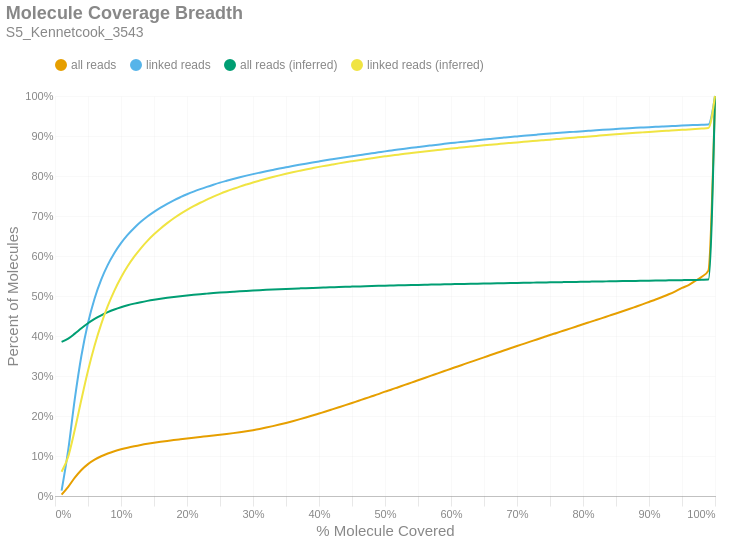

Source (notebook cell):
### Markdown cell above
### Molecule Read Coverage
This chart shows molecule coverage breadth as computed by the number of bases aligned to that molecule. In other words, "*how much of each unique long molecule is actually sequenced/aligned?*" Keep in mind there is a distinction between sequences and alignments, since some sequences belonging to a particular molecule may not align well and wouldn't appear in the alignment data. This chart also shows molecule coverage breadth as computed by the *inferred fragment* from which the aligned sequences originate. Unlike read coverage, this calculation takes into account the total insert size, including unsequenced gaps between the forward and reverse reads. Like the previous figures, these are cumulative percents.

### Code cell
if SKIPLR:
    print_html(f"Skipped")
else:
    binned_df = consolidated_hist(valids['coverage_bp'], mask, 0.01, True)
    binned_df_inf = consolidated_hist(valids['coverage_inserts'], mask, 0.01, True)
    binned_df = binned_df.with_columns(pl.lit(binned_df_inf['all reads (cumsum)']).alias('all reads (inferred)'))
    binned_df = binned_df.with_columns(pl.lit(binned_df_inf['linked reads (cumsum)']).alias('linked reads (inferred)'))
    binned_df = binned_df.with_columns(
        (pl.col('bin').cast(pl.Float64) + 0.01).alias('right_edge')
    )

    with SafeRender(binned_df):
        (
            density_plot(binned_df, 'Molecule Coverage Breadth', samplename, 'molcov', ['all reads (inferred)','linked reads (inferred)'])
            .encode(
                #x=alt.X('bin:Q', title="% Molecule Covered").axis(format = '%').scale(padding=0),
                x=alt.X('right_edge:Q', title="% Molecule Covered").axis(format='%').scale(padding=0),
                y=alt.Y('value:Q', title='Percent of Molecules')
                    .axis(format='%')
                    .stack(False)
                    .scale(domainMin=0, padding=0),
                color=alt.Color("key:N").scale(domain = ["all reads", "linked reads", "all reads (inferred)", "linked reads (inferred)"]),
                tooltip = [
                    alt.Tooltip("key:N", title = "Data Type"),
                    alt.Tooltip("range_label:N", title="% Molecule Covered"),
                    alt.Tooltip("value:Q", format = ".2%", title="% Molecules")
                ]
            )
        ).display()

### Figure 1 — Vega-Lite specification as saved in the notebook (floating-point values rounded to 4 significant figures)
{"width": "container", "height": 400, "config": {"title": {"anchor": "start", "dy": -15, "fontSize": 18, "color": "#888888", "subtitleColor": "#888888", "subtitleFontSize": 14}, "arc": {"fill": "#0072B2"}, "axis": {"domainColor": "#888888", "domainWidth": 0.5, "gridWidth": 0.2, "grid": false, "titleFontWeight": 400, "titleFontSize": 15, "labelFontSize": 11, "labelColor": "#888888", "tickColor": "#888888", "tickWidth": 0.2, "titleColor": "#888888"}, "axisBand": {"grid": false}, "axisX": {"grid": true, "tickSize": 10, "domainCap": "round"}, "axisY": {"domain": false, "grid": true, "tickSize": 0, "domainCap": "round"}, "background": "transparent", "header": {"labelFontSize": 15, "labelColor": "#888888", "titleFontSize": 15, "titleFontWeight": 600, "titleColor": "#888888"}, "legend": {"labelFont": "sans-serif", "labelFontSize": 12, "labelColor": "#888888", "symbolSize": 100, "symbolType": "circle", "titleFontSize": 12, "titlePadding": 10, "titleColor": "#888888", "title": null, "orient": "top"}, "range": {"category": ["#E69F00", "#56B4E9", "#009E73", "#F0E442", "#0072B2", "#D55E00", "#CC79A7", "#000000"], "diverging": ["#cfe8f3", "#a2d4ec", "#73bfe2", "#46abdb", "#1696d2", "#12719e"]}, "area": {"fill": "#0072B2", "fillOpacity": 0.7, "line": true, "strokeOpacity": 0.7}, "line": {"color": "#0072B2", "stroke": "#0072B2", "strokeWidth": 2}, "trail": {"color": "#0072B2", "stroke": "#0072B2", "strokeWidth": 0, "size": 1}, "point": {"filled": true, "fillOpacity": 1.0, "size": 95}, "text": {"color": "#888888", "fontSize": 11, "align": "right", "fontWeight": 400, "size": 11}, "bar": {"fill": "#0072B2", "stroke": null}, "view": {"stroke": null, "continuousWidth": 660, "continuousHeight": 400}}, "data": {"name": "data-d6e96ca3dad191a6af550dc8977f762a"}, "mark": {"type": "line", "interpolate": "monotone", "point": {"opacity": 0, "size": 275}}, "encoding": {"color": {"field": "key", "scale": {"domain": ["all reads", "linked reads", "all reads (inferred)", "linked reads (inferred)"]}, "type": "nominal"}, "tooltip": [{"field": "key", "title": "Data Type", "type": "nominal"}, {"field": "range_label", "title": "% Molecule Covered", "type": "nominal"}, {"field": "value", "format": ".2%", "title": "% Molecules", "type": "quantitative"}], "x": {"axis": {"format": "%"}, "field": "right_edge", "scale": {"padding": 0}, "title": "% Molecule Covered", "type": "quantitative"}, "y": {"axis": {"format": "%"}, "field": "value", "scale": {"domainMin": 0, "padding": 0}, "stack": false, "title": "Percent of Molecules", "type": "quantitative"}}, "params": [{"name": "param_c36ac31b6afebe62", "select": {"type": "point", "fields": ["key"]}, "bind": "legend"}], "title": {"text": "Molecule Coverage Breadth", "subtitle": "S5_Kennetcook_3543"}, "transform": [{"fold": ["all reads (cumsum)", "linked reads (cumsum)", "all reads (inferred)", "linked reads (inferred)"]}, {"calculate": "replace(datum.key, ' (cumsum)', '')", "as": "key"}, {"filter": {"param": "param_c36ac31b6afebe62"}}], "usermeta": {"embedOptions": {"downloadFileName": "S5_Kennetcook_3543.molcov"}}, "$schema": "https://vega.github.io/schema/vega-lite/v6.1.0.json", "datasets": {"data-d6e96ca3dad191a6af550dc8977f762a": [{"bin": "0.0", "interval": "0.0-0.01", "all reads": 0.003591, "linked reads": 0.01337, "all reads (cumsum)": 0.003591, "linked reads (cumsum)": 0.01337, "range_label": "0.0-0.01", "all reads (inferred)": 0.3852, "linked reads (inferred)": 0.0604, "right_edge": 0.01}, {"bin": "0.01", "interval": "0.01-0.02", "all reads": 0.01937, "linked reads": 0.1011, "all reads (cumsum)": 0.02296, "linked reads (cumsum)": 0.1145, "range_label": "0.01-0.02", "all reads (inferred)": 0.3934, "linked reads (inferred)": 0.09848, "right_edge": 0.02}, {"bin": "0.02", "interval": "0.02-0.03", "all reads": 0.02298, "linked reads": 0.1283, "all reads (cumsum)": 0.04594, "linked reads (cumsum)": 0.2428, "range_label": "0.02-0.03", "all reads (inferred)": 0.4059, "linked reads (inferred)": 0.1657, "right_edge": 0.03}, {"bin": "0.03", "interval": "0.03-0.04", "all reads": 0.01919, "linked reads": 0.1079, "all reads (cumsum)": 0.06512, "linked reads (cumsum)": 0.3507, "range_label": "0.03-0.04", "all reads (inferred)": 0.4193, "linked reads (inferred)": 0.2413, "right_edge": 0.04}, {"bin": "0.04", "interval": "0.04-0.05", "all reads": 0.01462, "linked reads": 0.08178, "all reads (cumsum)": 0.07974, "linked reads (cumsum)": 0.4325, "range_label": "0.04-0.05", "all reads (inferred)": 0.4318, "linked reads (inferred)": 0.3132, "right_edge": 0.05}, {"bin": "0.05", "interval": "0.05-0.06", "all reads": 0.01111, "linked reads": 0.06139, "all reads (cumsum)": 0.09085, "linked reads (cumsum)": 0.4939, "range_label": "0.05-0.06", "all reads (inferred)": 0.4426, "linked reads (inferred)": 0.3763, "right_edge": 0.06}, {"bin": "0.06", "interval": "0.06-0.07", "all reads": 0.008598, "linked reads": 0.04701, "all reads (cumsum)": 0.09945, "linked reads (cumsum)": 0.5409, "range_label": "0.06-0.07", "all reads (inferred)": 0.4518, "linked reads (inferred)": 0.4298, "right_edge": 0.07}, {"bin": "0.07", "interval": "0.07-0.08", "all reads": 0.006871, "linked reads": 0.03692, "all reads (cumsum)": 0.1063, "linked reads (cumsum)": 0.5778, "range_label": "0.07-0.08", "all reads (inferred)": 0.4596, "linked reads (inferred)": 0.4751, "right_edge": 0.08}, {"bin": "0.08", "interval": "0.08-0.09", "all reads": 0.005654, "linked reads": 0.02973, "all reads (cumsum)": 0.112, "linked reads (cumsum)": 0.6075, "range_label": "0.08-0.09", "all reads (inferred)": 0.4662, "linked reads (inferred)": 0.5135, "right_edge": 0.09}, {"bin": "0.09", "interval": "0.09-0.1", "all reads": 0.004766, "linked reads": 0.02458, "all reads (cumsum)": 0.1167, "linked reads (cumsum)": 0.6321, "range_label": "0.09-0.1", "all reads (inferred)": 0.4719, "linked reads (inferred)": 0.5463, "right_edge": 0.1}, {"bin": "0.1", "interval": "0.1-0.11", "all reads": 0.004107, "linked reads": 0.02057, "all reads (cumsum)": 0.1208, "linked reads (cumsum)": 0.6527, "range_label": "0.1-0.11", "all reads (inferred)": 0.4767, "linked reads (inferred)": 0.5742, "right_edge": 0.11}, {"bin": "0.11", "interval": "0.11-0.12", "all reads": 0.003558, "linked reads": 0.01731, "all reads (cumsum)": 0.1244, "linked reads (cumsum)": 0.67, "range_label": "0.11-0.12", "all reads (inferred)": 0.4809, "linked reads (inferred)": 0.5982, "right_edge": 0.12}, {"bin": "0.12", "interval": "0.12-0.13", "all reads": 0.003213, "linked reads": 0.01536, "all reads (cumsum)": 0.1276, "linked reads (cumsum)": 0.6853, "range_label": "0.12-0.13", "all reads (inferred)": 0.4845, "linked reads (inferred)": 0.6193, "right_edge": 0.13}, {"bin": "0.13", "interval": "0.13-0.14", "all reads": 0.002883, "linked reads": 0.01339, "all reads (cumsum)": 0.1305, "linked reads (cumsum)": 0.6987, "range_label": "0.13-0.14", "all reads (inferred)": 0.4878, "linked reads (inferred)": 0.638, "right_edge": 0.14}, {"bin": "0.14", "interval": "0.14-0.15", "all reads": 0.002581, "linked reads": 0.01163, "all reads (cumsum)": 0.1331, "linked reads (cumsum)": 0.7104, "range_label": "0.14-0.15", "all reads (inferred)": 0.4907, "linked reads (inferred)": 0.6543, "right_edge": 0.15}, {"bin": "0.15", "interval": "0.15-0.16", "all reads": 0.002413, "linked reads": 0.01067, "all reads (cumsum)": 0.1355, "linked reads (cumsum)": 0.721, "range_label": "0.15-0.16", "all reads (inferred)": 0.4932, "linked reads (inferred)": 0.6689, "right_edge": 0.16}, {"bin": "0.16", "interval": "0.16-0.17", "all reads": 0.002251, "linked reads": 0.009583, "all reads (cumsum)": 0.1377, "linked reads (cumsum)": 0.7306, "range_label": "0.16-0.17", "all reads (inferred)": 0.4955, "linked reads (inferred)": 0.6821, "right_edge": 0.17}, {"bin": "0.17", "interval": "0.17-0.18", "all reads": 0.002132, "linked reads": 0.008685, "all reads (cumsum)": 0.1399, "linked reads (cumsum)": 0.7393, "range_label": "0.17-0.18", "all reads (inferred)": 0.4977, "linked reads (inferred)": 0.6943, "right_edge": 0.18}, {"bin": "0.18", "interval": "0.18-0.19", "all reads": 0.002006, "linked reads": 0.007755, "all reads (cumsum)": 0.1419, "linked reads (cumsum)": 0.7471, "range_label": "0.18-0.19", "all reads (inferred)": 0.4996, "linked reads (inferred)": 0.7054, "right_edge": 0.19}, {"bin": "0.19", "interval": "0.19-0.2", "all reads": 0.001971, "linked reads": 0.0073, "all reads (cumsum)": 0.1439, "linked reads (cumsum)": 0.7544, "range_label": "0.19-0.2", "all reads (inferred)": 0.5014, "linked reads (inferred)": 0.7153, "right_edge": 0.2}, {"bin": "0.2", "interval": "0.2-0.21", "all reads": 0.001919, "linked reads": 0.006674, "all reads (cumsum)": 0.1458, "linked reads (cumsum)": 0.761, "range_label": "0.2-0.21", "all reads (inferred)": 0.503, "linked reads (inferred)": 0.7246, "right_edge": 0.21}, {"bin": "0.21", "interval": "0.21-0.22", "all reads": 0.001871, "linked reads": 0.006124, "all reads (cumsum)": 0.1476, "linked reads (cumsum)": 0.7672, "range_label": "0.21-0.22", "all reads (inferred)": 0.5046, "linked reads (inferred)": 0.7332, "right_edge": 0.22}, {"bin": "0.22", "interval": "0.22-0.23", "all reads": 0.00185, "linked reads": 0.005753, "all reads (cumsum)": 0.1495, "linked reads (cumsum)": 0.7729, "range_label": "0.22-0.23", "all reads (inferred)": 0.5059, "linked reads (inferred)": 0.741, "right_edge": 0.23}, {"bin": "0.23", "interval": "0.23-0.24", "all reads": 0.001869, "linked reads": 0.005398, "all reads (cumsum)": 0.1514, "linked reads (cumsum)": 0.7783, "range_label": "0.23-0.24", "all reads (inferred)": 0.5073, "linked reads (inferred)": 0.7486, "right_edge": 0.24}, {"bin": "0.24", "interval": "0.24-0.25", "all reads": 0.001904, "linked reads": 0.005121, "all reads (cumsum)": 0.1533, "linked reads (cumsum)": 0.7834, "range_label": "0.24-0.25", "all reads (inferred)": 0.5085, "linked reads (inferred)": 0.7554, "right_edge": 0.25}, {"bin": "0.25", "interval": "0.25-0.26", "all reads": 0.001903, "linked reads": 0.004651, "all reads (cumsum)": 0.1552, "linked reads (cumsum)": 0.7881, "range_label": "0.25-0.26", "all reads (inferred)": 0.5097, "linked reads (inferred)": 0.7617, "right_edge": 0.26}, {"bin": "0.26", "interval": "0.26-0.27", "all reads": 0.002023, "linked reads": 0.004506, "all reads (cumsum)": 0.1572, "linked reads (cumsum)": 0.7926, "range_label": "0.26-0.27", "all reads (inferred)": 0.5107, "linked reads (inferred)": 0.7677, "right_edge": 0.27}, {"bin": "0.27", "interval": "0.27-0.28", "all reads": 0.002171, "linked reads": 0.00424, "all reads (cumsum)": 0.1594, "linked reads (cumsum)": 0.7968, "range_label": "0.27-0.28", "all reads (inferred)": 0.5118, "linked reads (inferred)": 0.7735, "right_edge": 0.28}, {"bin": "0.28", "interval": "0.28-0.29", "all reads": 0.002465, "linked reads": 0.004078, "all reads (cumsum)": 0.1618, "linked reads (cumsum)": 0.8009, "range_label": "0.28-0.29", "all reads (inferred)": 0.5127, "linked reads (inferred)": 0.7788, "right_edge": 0.29}, {"bin": "0.29", "interval": "0.29-0.3", "all reads": 0.002785, "linked reads": 0.003839, "all reads (cumsum)": 0.1646, "linked reads (cumsum)": 0.8047, "range_label": "0.29-0.3", "all reads (inferred)": 0.5136, "linked reads (inferred)": 0.7839, "right_edge": 0.3}, {"bin": "0.3", "interval": "0.3-0.31", "all reads": 0.003038, "linked reads": 0.003606, "all reads (cumsum)": 0.1677, "linked reads (cumsum)": 0.8083, "range_label": "0.3-0.31", "all reads (inferred)": 0.5145, "linked reads (inferred)": 0.7886, "right_edge": 0.31}, {"bin": "0.31", "interval": "0.31-0.32", "all reads": 0.003366, "linked reads": 0.003522, "all reads (cumsum)": 0.171, "linked reads (cumsum)": 0.8119, "range_label": "0.31-0.32", "all reads (inferred)": 0.5153, "linked reads (inferred)": 0.7931, "right_edge": 0.32}, {"bin": "0.32", "interval": "0.32-0.33", "all reads": 0.00368, "linked reads": 0.003376, "all reads (cumsum)": 0.1747, "linked reads (cumsum)": 0.8152, "range_label": "0.32-0.33", "all reads (inferred)": 0.5161, "linked reads (inferred)": 0.7975, "right_edge": 0.33}, {"bin": "0.33", "interval": "0.33-0.34", "all reads": 0.003887, "linked reads": 0.003347, "all reads (cumsum)": 0.1786, "linked reads (cumsum)": 0.8186, "range_label": "0.33-0.34", "all reads (inferred)": 0.5169, "linked reads (inferred)": 0.8016, "right_edge": 0.34}, {"bin": "0.34", "interval": "0.34-0.35", "all reads": 0.004133, "linked reads": 0.003142, "all reads (cumsum)": 0.1827, "linked reads (cumsum)": 0.8217, "range_label": "0.34-0.35", "all reads (inferred)": 0.5176, "linked reads (inferred)": 0.8055, "right_edge": 0.35}, {"bin": "0.35", "interval": "0.35-0.36", "all reads": 0.004364, "linked reads": 0.003136, "all reads (cumsum)": 0.1871, "linked reads (cumsum)": 0.8249, "range_label": "0.35-0.36", "all reads (inferred)": 0.5183, "linked reads (inferred)": 0.8092, "right_edge": 0.36}, {"bin": "0.36", "interval": "0.36-0.37", "all reads": 0.004537, "linked reads": 0.003038, "all reads (cumsum)": 0.1916, "linked reads (cumsum)": 0.8279, "range_label": "0.36-0.37", "all reads (inferred)": 0.5189, "linked reads (inferred)": 0.8128, "right_edge": 0.37}, {"bin": "0.37", "interval": "0.37-0.38", "all reads": 0.004701, "linked reads": 0.002939, "all reads (cumsum)": 0.1963, "linked reads (cumsum)": 0.8308, "range_label": "0.37-0.38", "all reads (inferred)": 0.5196, "linked reads (inferred)": 0.8163, "right_edge": 0.38}, {"bin": "0.38", "interval": "0.38-0.39", "all reads": 0.004823, "linked reads": 0.002864, "all reads (cumsum)": 0.2011, "linked reads (cumsum)": 0.8337, "range_label": "0.38-0.39", "all reads (inferred)": 0.5202, "linked reads (inferred)": 0.8196, "right_edge": 0.39}, {"bin": "0.39", "interval": "0.39-0.4", "all reads": 0.005041, "linked reads": 0.002766, "all reads (cumsum)": 0.2062, "linked reads (cumsum)": 0.8365, "range_label": "0.39-0.4", "all reads (inferred)": 0.5208, "linked reads (inferred)": 0.8228, "right_edge": 0.4}, {"bin": "0.4", "interval": "0.4-0.41", "all reads": 0.005037, "linked reads": 0.002717, "all reads (cumsum)": 0.2112, "linked reads (cumsum)": 0.8392, "range_label": "0.4-0.41", "all reads (inferred)": 0.5213, "linked reads (inferred)": 0.8257, "right_edge": 0.41}, {"bin": "0.41", "interval": "0.41-0.42", "all reads": 0.005236, "linked reads": 0.002593, "all reads (cumsum)": 0.2165, "linked reads (cumsum)": 0.8418, "range_label": "0.41-0.42", "all reads (inferred)": 0.5219, "linked reads (inferred)": 0.8287, "right_edge": 0.42}, {"bin": "0.42", "interval": "0.42-0.43", "all reads": 0.005298, "linked reads": 0.002584, "all reads (cumsum)": 0.2218, "linked reads (cumsum)": 0.8444, "range_label": "0.42-0.43", "all reads (inferred)": 0.5224, "linked reads (inferred)": 0.8316, "right_edge": 0.43}, {"bin": "0.43", "interval": "0.43-0.44", "all reads": 0.005348, "linked reads": 0.002545, "all reads (cumsum)": 0.2271, "linked reads (cumsum)": 0.8469, "range_label": "0.43-0.44", "all reads (inferred)": 0.523, "linked reads (inferred)": 0.8344, "right_edge": 0.44}, {"bin": "0.44", "interval": "0.44-0.45", "all reads": 0.005487, "linked reads": 0.002523, "all reads (cumsum)": 0.2326, "linked reads (cumsum)": 0.8494, "range_label": "0.44-0.45", "all reads (inferred)": 0.5234, "linked reads (inferred)": 0.837, "right_edge": 0.45}, {"bin": "0.45", "interval": "0.45-0.46", "all reads": 0.005516, "linked reads": 0.002503, "all reads (cumsum)": 0.2381, "linked reads (cumsum)": 0.8519, "range_label": "0.45-0.46", "all reads (inferred)": 0.5239, "linked reads (inferred)": 0.8396, "right_edge": 0.46}, {"bin": "0.46", "interval": "0.46-0.47", "all reads": 0.005492, "linked reads": 0.00236, "all reads (cumsum)": 0.2436, "linked reads (cumsum)": 0.8543, "range_label": "0.46-0.47", "all reads (inferred)": 0.5244, "linked reads (inferred)": 0.8421, "right_edge": 0.47}, {"bin": "0.47", "interval": "0.47-0.48", "all reads": 0.005626, "linked reads": 0.002414, "all reads (cumsum)": 0.2492, "linked reads (cumsum)": 0.8567, "range_label": "0.47-0.48", "all reads (inferred)": 0.5249, "linked reads (inferred)": 0.8445, "right_edge": 0.48}, {"bin": "0.48", "interval": "0.48-0.49", "all reads": 0.005542, "linked reads": 0.002393, "all reads (cumsum)": 0.2548, "linked reads (cumsum)": 0.8591, "range_label": "0.48-0.49", "all reads (inferred)": 0.5253, "linked reads (inferred)": 0.8469, "right_edge": 0.49}, {"bin": "0.49", "interval": "0.49-0.5", "all reads": 0.006133, "linked reads": 0.002442, "all reads (cumsum)": 0.2609, "linked reads (cumsum)": 0.8615, "range_label": "0.49-0.5", "all reads (inferred)": 0.5258, "linked reads (inferred)": 0.8491, "right_edge": 0.5}, {"bin": "0.5", "interval": "0.5-0.51", "all reads": 0.005282, "linked reads": 0.002246, "all reads (cumsum)": 0.2662, "linked reads (cumsum)": 0.8638, "range_label": "0.5-0.51", "all reads (inferred)": 0.5262, "linked reads (inferred)": 0.8513, "right_edge": 0.51}, {"bin": "0.51", "interval": "0.51-0.52", "all reads": 0.005864, "linked reads": 0.002294, "all reads (cumsum)": 0.272, "linked reads (cumsum)": 0.8661, "range_label": "0.51-0.52", "all reads (inferred)": 0.5266, "linked reads (inferred)": 0.8534, "right_edge": 0.52}, {"bin": "0.52", "interval": "0.52-0.53", "all reads": 0.005675, "linked reads": 0.002157, "all reads (cumsum)": 0.2777, "linked reads (cumsum)": 0.8682, "range_label": "0.52-0.53", "all reads (inferred)": 0.527, "linked reads (inferred)": 0.8556, "right_edge": 0.53}, {"bin": "0.53", "interval": "0.53-0.54", "all reads": 0.005835, "linked reads": 0.002142, "all reads (cumsum)": 0.2836, "linked reads (cumsum)": 0.8704, "range_label": "0.53-0.54", "all reads (inferred)": 0.5274, "linked reads (inferred)": 0.8576, "right_edge": 0.54}, {"bin": "0.54", "interval": "0.54-0.55", "all reads": 0.005708, "linked reads": 0.002064, "all reads (cumsum)": 0.2893, "linked reads (cumsum)": 0.8725, "range_label": "0.54-0.55", "all reads (inferred)": 0.5278, "linked reads (inferred)": 0.8595, "right_edge": 0.55}, {"bin": "0.55", "interval": "0.55-0.56", "all reads": 0.005845, "linked reads": 0.002038, "all reads (cumsum)": 0.2951, "linked reads (cumsum)": 0.8745, "range_label": "0.55-0.56", "all reads (inferred)": 0.5281, "linked reads (inferred)": 0.8614, "right_edge": 0.56}, {"bin": "0.56", "interval": "0.56-0.57", "all reads": 0.005781, "linked reads": 0.001968, "all reads (cumsum)": 0.3009, "linked reads (cumsum)": 0.8765, "range_label": "0.56-0.57", "all reads (inferred)": 0.5285, "linked reads (inferred)": 0.8632, "right_edge": 0.57}, {"bin": "0.57", "interval": "0.57-0.58", "all reads": 0.005707, "linked reads": 0.001953, "all reads (cumsum)": 0.3066, "linked reads (cumsum)": 0.8784, "range_label": "0.57-0.58", "all reads (inferred)": 0.5288, "linked reads (inferred)": 0.865, "right_edge": 0.58}, {"bin": "0.58", "interval": "0.58-0.59", "all reads": 0.005785, "linked reads": 0.001944, "all reads (cumsum)": 0.3124, "linked reads (cumsum)": 0.8804, "range_label": "0.58-0.59", "all reads (inferred)": 0.5292, "linked reads (inferred)": 0.8668, "right_edge": 0.59}, {"bin": "0.59", "interval": "0.59-0.6", "all reads": 0.005869, "linked reads": 0.00195, "all reads (cumsum)": 0.3183, "linked reads (cumsum)": 0.8823, "range_label": "0.59-0.6", "all reads (inferred)": 0.5296, "linked reads (inferred)": 0.8685, "right_edge": 0.6}, {"bin": "0.6", "interval": "0.6-0.61", "all reads": 0.005561, "linked reads": 0.001772, "all reads (cumsum)": 0.3238, "linked reads (cumsum)": 0.8841, "range_label": "0.6-0.61", "all reads (inferred)": 0.5299, "linked reads (inferred)": 0.8703, "right_edge": 0.61}, {"bin": "0.61", "interval": "0.61-0.62", "all reads": 0.005827, "linked reads": 0.001841, "all reads (cumsum)": 0.3296, "linked reads (cumsum)": 0.8859, "range_label": "0.61-0.62", "all reads (inferred)": 0.5302, "linked reads (inferred)": 0.872, "right_edge": 0.62}, {"bin": "0.62", "interval": "0.62-0.63", "all reads": 0.005691, "linked reads": 0.001762, "all reads (cumsum)": 0.3353, "linked reads (cumsum)": 0.8877, "range_label": "0.62-0.63", "all reads (inferred)": 0.5306, "linked reads (inferred)": 0.8735, "right_edge": 0.63}, {"bin": "0.63", "interval": "0.63-0.64", "all reads": 0.005697, "linked reads": 0.001712, "all reads (cumsum)": 0.341, "linked reads (cumsum)": 0.8894, "range_label": "0.63-0.64", "all reads (inferred)": 0.5309, "linked reads (inferred)": 0.8751, "right_edge": 0.64}, {"bin": "0.64", "interval": "0.64-0.65", "all reads": 0.005594, "linked reads": 0.001711, "all reads (cumsum)": 0.3466, "linked reads (cumsum)": 0.8911, "range_label": "0.64-0.65", "all reads (inferred)": 0.5312, "linked reads (inferred)": 0.8767, "right_edge": 0.65}, {"bin": "0.65", "interval": "0.65-0.66", "all reads": 0.005814, "linked reads": 0.00167, "all reads (cumsum)": 0.3524, "linked reads (cumsum)": 0.8928, "range_label": "0.65-0.66", "all reads (inferred)": 0.5315, "linked reads (inferred)": 0.8781, "right_edge": 0.66}, {"bin": "0.66", "interval": "0.66-0.67", "all reads": 0.005573, "linked reads": 0.001656, "all reads (cumsum)": 0.358, "linked reads (cumsum)": 0.8944, "range_label": "0.66-0.67", "all reads (inferred)": 0.5318, "linked reads (inferred)": 0.8796, "right_edge": 0.67}, {"bin": "0.67", "interval": "0.67-0.68", "all reads": 0.005662, "linked reads": 0.001568, "all reads (cumsum)": 0.3637, "linked reads (cumsum)": 0.896, "range_label": "0.67-0.68", "all reads (inferred)": 0.5321, "linked reads (inferred)": 0.8811, "right_edge": 0.68}, {"bin": "0.68", "interval": "0.68-0.69", "all reads": 0.005553, "linked reads": 0.001545, "all reads (cumsum)": 0.3692, "linked reads (cumsum)": 0.8975, "range_label": "0.68-0.69", "all reads (inferred)": 0.5324, "linked reads (inferred)": 0.8826, "right_edge": 0.69}, {"bin": "0.69", "interval": "0.69-0.7", "all reads": 0.005719, "linked reads": 0.001452, "all reads (cumsum)": 0.3749, "linked reads (cumsum)": 0.899, "range_label": "0.69-0.7", "all reads (inferred)": 0.5327, "linked reads (inferred)": 0.884, "right_edge": 0.7}, {"bin": "0.7", "interval": "0.7-0.71", "all reads": 0.005428, "linked reads": 0.001448, "all reads (cumsum)": 0.3804, "linked reads (cumsum)": 0.9004, "range_label": "0.7-0.71", "all reads (inferred)": 0.533, "linked reads (inferred)": 0.8855, "right_edge": 0.71}, {"bin": "0.71", "interval": "0.71-0.72", "all reads": 0.005459, "linked reads": 0.001417, "all reads (cumsum)": 0.3858, "linked reads (cumsum)": 0.9019, "range_label": "0.71-0.72", "all reads (inferred)": 0.5333, "linked reads (inferred)": 0.8869, "right_edge": 0.72}, {"bin": "0.72", "interval": "0.72-0.73", "all reads": 0.00554, "linked reads": 0.001453, "all reads (cumsum)": 0.3914, "linked reads (cumsum)": 0.9033, "range_label": "0.72-0.73", "all reads (inferred)": 0.5336, "linked reads (inferred)": 0.8882, "right_edge": 0.73}, {"bin": "0.73", "interval": "0.73-0.74", "all reads": 0.005415, "linked reads": 0.00142, "all reads (cumsum)": 0.3968, "linked reads (cumsum)": 0.9047, "range_label": "0.73-0.74", "all reads (inferred)": 0.5339, "linked reads (inferred)": 0.8896, "right_edge": 0.74}, {"bin": "0.74", "interval": "0.74-0.75", "all reads": 0.005673, "linked reads": 0.001333, "all reads (cumsum)": 0.4025, "linked reads (cumsum)": 0.9061, "range_label": "0.74-0.75", "all reads (inferred)": 0.5342, "linked reads (inferred)": 0.8909, "right_edge": 0.75}, {"bin": "0.75", "interval": "0.75-0.76", "all reads": 0.005221, "linked reads": 0.001209, "all reads (cumsum)": 0.4077, "linked reads (cumsum)": 0.9073, "range_label": "0.75-0.76", "all reads (inferred)": 0.5344, "linked reads (inferred)": 0.8922, "right_edge": 0.76}, {"bin": "0.76", "interval": "0.76-0.77", "all reads": 0.005401, "linked reads": 0.001252, "all reads (cumsum)": 0.4131, "linked reads (cumsum)": 0.9085, "range_label": "0.76-0.77", "all reads (inferred)": 0.5347, "linked reads (inferred)": 0.8936, "right_edge": 0.77}, {"bin": "0.77", "interval": "0.77-0.78", "all reads": 0.00535, "linked reads": 0.001216, "all reads (cumsum)": 0.4184, "linked reads (cumsum)": 0.9097, "range_label": "0.77-0.78", "all reads (inferred)": 0.535, "linked reads (inferred)": 0.8949, "right_edge": 0.78}, {"bin": "0.78", "interval": "0.78-0.79", "all reads": 0.005402, "linked reads": 0.001135, "all reads (cumsum)": 0.4238, "linked reads (cumsum)": 0.9109, "range_label": "0.78-0.79", "all reads (inferred)": 0.5353, "linked reads (inferred)": 0.8964, "right_edge": 0.79}, {"bin": "0.79", "interval": "0.79-0.8", "all reads": 0.005658, "linked reads": 0.00121, "all reads (cumsum)": 0.4295, "linked reads (cumsum)": 0.9121, "range_label": "0.79-0.8", "all reads (inferred)": 0.5356, "linked reads (inferred)": 0.8977, "right_edge": 0.8}, {"bin": "0.8", "interval": "0.8-0.81", "all reads": 0.005131, "linked reads": 0.001129, "all reads (cumsum)": 0.4346, "linked reads (cumsum)": 0.9132, "range_label": "0.8-0.81", "all reads (inferred)": 0.5359, "linked reads (inferred)": 0.899, "right_edge": 0.81}, {"bin": "0.81", "interval": "0.81-0.82", "all reads": 0.005361, "linked reads": 0.001119, "all reads (cumsum)": 0.44, "linked reads (cumsum)": 0.9143, "range_label": "0.81-0.82", "all reads (inferred)": 0.5361, "linked reads (inferred)": 0.9003, "right_edge": 0.82}, {"bin": "0.82", "interval": "0.82-0.83", "all reads": 0.005434, "linked reads": 0.001087, "all reads (cumsum)": 0.4454, "linked reads (cumsum)": 0.9154, "range_label": "0.82-0.83", "all reads (inferred)": 0.5364, "linked reads (inferred)": 0.9016, "right_edge": 0.83}, {"bin": "0.83", "interval": "0.83-0.84", "all reads": 0.005432, "linked reads": 0.001046, "all reads (cumsum)": 0.4508, "linked reads (cumsum)": 0.9165, "range_label": "0.83-0.84", "all reads (inferred)": 0.5367, "linked reads (inferred)": 0.9029, "right_edge": 0.84}, {"bin": "0.84", "interval": "0.84-0.85", "all reads": 0.00544, "linked reads": 0.0009886, "all reads (cumsum)": 0.4563, "linked reads (cumsum)": 0.9175, "range_label": "0.84-0.85", "all reads (inferred)": 0.537, "linked reads (inferred)": 0.9042, "right_edge": 0.85}, {"bin": "0.85", "interval": "0.85-0.86", "all reads": 0.005504, "linked reads": 0.001002, "all reads (cumsum)": 0.4618, "linked reads (cumsum)": 0.9185, "range_label": "0.85-0.86", "all reads (inferred)": 0.5372, "linked reads (inferred)": 0.9054, "right_edge": 0.86}, {"bin": "0.86", "interval": "0.86-0.87", "all reads": 0.005611, "linked reads": 0.0009968, "all reads (cumsum)": 0.4674, "linked reads (cumsum)": 0.9195, "range_label": "0.86-0.87", "all reads (inferred)": 0.5375, "linked reads (inferred)": 0.9067, "right_edge": 0.87}, {"bin": "0.87", "interval": "0.87-0.88", "all reads": 0.005794, "linked reads": 0.0009289, "all reads (cumsum)": 0.4732, "linked reads (cumsum)": 0.9204, "range_label": "0.87-0.88", "all reads (inferred)": 0.5378, "linked reads (inferred)": 0.9079, "right_edge": 0.88}, {"bin": "0.88", "interval": "0.88-0.89", "all reads": 0.005817, "linked reads": 0.0008471, "all reads (cumsum)": 0.479, "linked reads (cumsum)": 0.9212, "range_label": "0.88-0.89", "all reads (inferred)": 0.5381, "linked reads (inferred)": 0.9091, "right_edge": 0.89}, {"bin": "0.89", "interval": "0.89-0.9", "all reads": 0.00609, "linked reads": 0.0008373, "all reads (cumsum)": 0.4851, "linked reads (cumsum)": 0.9221, "range_label": "0.89-0.9", "all reads (inferred)": 0.5383, "linked reads (inferred)": 0.9102, "right_edge": 0.9}, {"bin": "0.9", "interval": "0.9-0.91", "all reads": 0.006021, "linked reads": 0.0008381, "all reads (cumsum)": 0.4911, "linked reads (cumsum)": 0.9229, "range_label": "0.9-0.91", "all reads (inferred)": 0.5386, "linked reads (inferred)": 0.9113, "right_edge": 0.91}, {"bin": "0.91", "interval": "0.91-0.92", "all reads": 0.00649, "linked reads": 0.0008471, "all reads (cumsum)": 0.4976, "linked reads (cumsum)": 0.9238, "range_label": "0.91-0.92", "all reads (inferred)": 0.5388, "linked reads (inferred)": 0.9123, "right_edge": 0.92}, {"bin": "0.92", "interval": "0.92-0.93", "all reads": 0.006722, "linked reads": 0.0008275, "all reads (cumsum)": 0.5043, "linked reads (cumsum)": 0.9246, "range_label": "0.92-0.93", "all reads (inferred)": 0.5391, "linked reads (inferred)": 0.9133, "right_edge": 0.93}, {"bin": "0.93", "interval": "0.93-0.94", "all reads": 0.007441, "linked reads": 0.0007277, "all reads (cumsum)": 0.5118, "linked reads (cumsum)": 0.9253, "range_label": "0.93-0.94", "all reads (inferred)": 0.5393, "linked reads (inferred)": 0.9143, "right_edge": 0.94}, {"bin": "0.94", "interval": "0.94-0.95", "all reads": 0.00843, "linked reads": 0.0008144, "all reads (cumsum)": 0.5202, "linked reads (cumsum)": 0.9261, "range_label": "0.94-0.95", "all reads (inferred)": 0.5396, "linked reads (inferred)": 0.9153, "right_edge": 0.95}, {"bin": "0.95", "interval": "0.95-0.96", "all reads": 0.007134, "linked reads": 0.0007269, "all reads (cumsum)": 0.5273, "linked reads (cumsum)": 0.9268, "range_label": "0.95-0.96", "all reads (inferred)": 0.5399, "linked reads (inferred)": 0.9163, "right_edge": 0.96}, {"bin": "0.96", "interval": "0.96-0.97", "all reads": 0.01023, "linked reads": 0.0006239, "all reads (cumsum)": 0.5376, "linked reads (cumsum)": 0.9275, "range_label": "0.96-0.97", "all reads (inferred)": 0.5402, "linked reads (inferred)": 0.9174, "right_edge": 0.97}, {"bin": "0.97", "interval": "0.97-0.98", "all reads": 0.01063, "linked reads": 0.0006345, "all reads (cumsum)": 0.5482, "linked reads (cumsum)": 0.9281, "range_label": "0.97-0.98", "all reads (inferred)": 0.5406, "linked reads (inferred)": 0.9185, "right_edge": 0.98}, {"bin": "0.98", "interval": "0.98-0.99", "all reads": 0.01525, "linked reads": 0.0006795, "all reads (cumsum)": 0.5635, "linked reads (cumsum)": 0.9288, "range_label": "0.98-0.99", "all reads (inferred)": 0.5411, "linked reads (inferred)": 0.9199, "right_edge": 0.99}, {"bin": "0.99", "interval": "0.99-1.0", "all reads": 0.4365, "linked reads": 0.07121, "all reads (cumsum)": 1.0, "linked reads (cumsum)": 1.0, "range_label": "0.99-1.0", "all reads (inferred)": 1.0, "linked reads (inferred)": 1.0, "right_edge": 1.0}]}}
